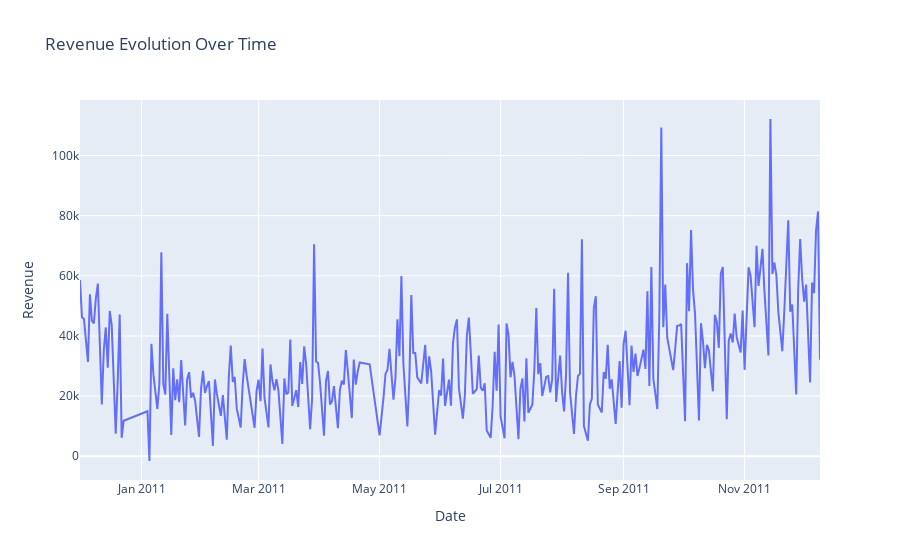

Notebook cell for this chart:
### Code cell
fig = px.line(
    revenue_over_time,
    x="Date",
    y="Revenue",
    title="Revenue Evolution Over Time",
    labels={"TotalRevenue": "Daily Revenue", "Date": "Date"}
)

fig.show()

### Figure 1 — Plotly figure (JSON) as saved in the notebook; plotly's stock layout.template omitted (floating-point values rounded to 4 significant figures; data arrays with more than 128 entries replaced by an {"elided": "..."} marker saying what was removed)
{"data": [{"hovertemplate": "Date=%{x}<br>Revenue=%{y}<extra></extra>", "legendgroup": "", "line": {"color": "#636efa", "dash": "solid"}, "marker": {"symbol": "circle"}, "mode": "lines", "name": "", "orientation": "v", "showlegend": false, "type": "scatter", "x": {"elided": "305 str values"}, "xaxis": "x", "y": {"elided": "305 float values"}, "yaxis": "y"}], "layout": {"autosize": true, "legend": {"tracegroupgap": 0}, "title": {"text": "Revenue Evolution Over Time"}, "xaxis": {"anchor": "y", "autorange": true, "domain": [0, 1], "range": ["2010-12-01", "2011-12-09"], "title": {"text": "Date"}, "type": "date"}, "yaxis": {"anchor": "x", "autorange": true, "domain": [0, 1], "range": [-7883.0, 118500.0], "title": {"text": "Revenue"}, "type": "linear"}}}
